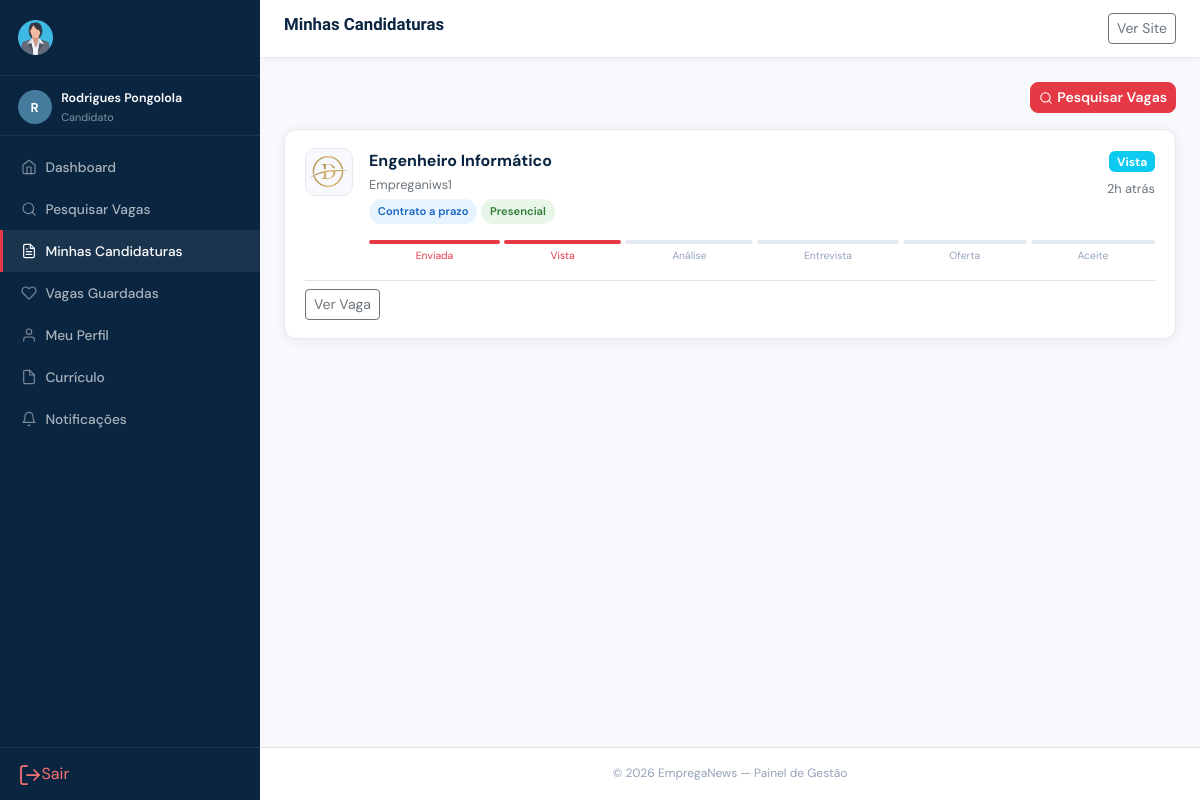
Screenshot of /candidato/candidaturas.php (signed in) with the database file from the repository.
### tables this page shows
CREATE TABLE `candidaturas` (
  `id` int(11) NOT NULL,
  `vaga_id` int(11) NOT NULL,
  `candidato_id` int(11) NOT NULL,
  `carta_apresentacao` text DEFAULT NULL,
  `cv_ficheiro` varchar(255) DEFAULT NULL COMMENT 'CV específico para esta candidatura',
  `estado` enum('enviada','vista','em_analise','entrevista','oferta','aceite','rejeitada','retirada') DEFAULT 'enviada',
  `nota_empresa` text DEFAULT NULL COMMENT 'Nota interna da empresa',
  `nota_admin` text DEFAULT NULL,
  `data_candidatura` timestamp NOT NULL DEFAULT current_timestamp(),
  `data_atualizacao` timestamp NOT NULL DEFAULT current_timestamp() ON UPDATE current_timestamp(),
  `notificado` tinyint(1) DEFAULT 0
);

CREATE TABLE `empresas` (
  `id` int(11) NOT NULL,
  `utilizador_id` int(11) NOT NULL,
  `nome` varchar(200) NOT NULL,
  `slug` varchar(220) NOT NULL,
  `logo` varchar(255) DEFAULT NULL,
  `nif` varchar(30) DEFAULT NULL,
  `website` varchar(200) DEFAULT NULL,
  `telefone` varchar(30) DEFAULT NULL,
  `email_contato` varchar(150) DEFAULT NULL,
  `provincia_id` int(11) DEFAULT NULL,
  `morada` text DEFAULT NULL,
  `setor` varchar(100) DEFAULT NULL,
  `dimensao` enum('startup','pequena','media','grande','multinacional') DEFAULT 'media',
  `ano_fundacao` year(4) DEFAULT NULL,
  `sobre` text DEFAULT NULL,
  `estado` enum('pendente','aprovada','suspensa','rejeitada') DEFAULT 'pendente',
  `verificada` tinyint(1) DEFAULT 0 COMMENT 'Selo verificado pelo admin',
  `total_vagas_publicadas` int(11) DEFAULT 0,
  `criado_em` timestamp NOT NULL DEFAULT current_timestamp(),
  `atualizado_em` timestamp NOT NULL DEFAULT current_timestamp() ON UPDATE current_timestamp()
);

CREATE TABLE `vagas` (
  `id` int(11) NOT NULL,
  `empresa_id` int(11) NOT NULL,
  `titulo` varchar(200) NOT NULL,
  `slug` varchar(220) NOT NULL,
  `categoria_id` int(11) DEFAULT NULL,
  `provincia_id` int(11) DEFAULT NULL,
  `tipo_contrato` enum('efectivo','contrato','part_time','freelance','estagio','voluntario') DEFAULT 'efectivo',
  `modalidade` enum('presencial','remoto','hibrido') DEFAULT 'presencial',
  `nivel_experiencia` enum('sem_experiencia','junior','medio','senior','diretor') DEFAULT 'medio',
  `nivel_escolaridade` enum('basico','medio','bacharelato','licenciatura','mestrado','doutoramento','indiferente') DEFAULT 'licenciatura',
  `descricao` longtext NOT NULL,
  `requisitos` text DEFAULT NULL,
  `beneficios` text DEFAULT NULL,
  `salario_min` decimal(12,2) DEFAULT NULL,
  `salario_max` decimal(12,2) DEFAULT NULL,
  `moeda_salario` varchar(10) DEFAULT 'AOA',
  `salario_negociavel` tinyint(1) DEFAULT 0,
  `salario_visivel` tinyint(1) DEFAULT 1,
  `vagas_disponiveis` int(11) DEFAULT 1,
  `data_publicacao` date DEFAULT curdate(),
  `data_encerramento` date DEFAULT NULL,
  `estado` enum('rascunho','pendente','publicada','encerrada','arquivada') DEFAULT 'pendente',
  `destaque` tinyint(1) DEFAULT 0,
  `total_candidaturas` int(11) DEFAULT 0,
  `total_visualizacoes` int(11) DEFAULT 0,
  `criado_em` timestamp NOT NULL DEFAULT current_timestamp(),
  `atualizado_em` timestamp NOT NULL DEFAULT current_timestamp() ON UPDATE current_timestamp()
);

### includes/config.php (called while the page is built, shortened)
<?php
class DB {
    private static ?PDO $c = null;
    public static function conn(): PDO {
        if (!self::$c) {
            try {
                self::$c = new PDO(
                    "mysql:host=".DB_HOST.";dbname=".DB_NAME.";charset=utf8mb4",
                    DB_USER, DB_PASS,
                    [PDO::ATTR_ERRMODE            => PDO::ERRMODE_EXCEPTION,
                     PDO::ATTR_DEFAULT_FETCH_MODE => PDO::FETCH_ASSOC,
                     PDO::ATTR_EMULATE_PREPARES   => false]
                );
            } catch (PDOException $e) {
                die('
<!DOCTYPE html><html><head><meta charset="UTF-8">
<title>Erro de Ligação</title>
<style>body{font-family:sans-serif;padding:3rem;color:#c00;background:#fff8f8;}
h2{color:#c00;}code{background:#fee;padding:.2rem .4rem;border-radius:4px;}</style>
</head><body>
<h2>⚠ Erro de Ligação à Base de Dados</h2>
<p>Não foi possível ligar ao MySQL. Verifique as configurações em <code>includes/config.php</code>:</p>
<ul>
  <li>DB_HOST: <code>' . DB_HOST . '</code></li>
  <li>DB_NAME: <code>' . DB_NAME . '</code></li>
  <li>DB_USER: <code>' . DB_USER . '</code></li>
</ul>
<p>Mensagem do servidor: <code>' . htmlspecialchars($e->getMessage()) . '</code></p>
<p>Certifique-se de que correu o ficheiro <code>database.sql</code> para criar a base de dados.</p>
</body></html>');
            }
        }
        return self::$c;
    }
    public static function q(string $sql, array $p=[]): PDOStatement { $s=self::conn()->prepare($sql); $s->execute($p); return $s; }
    public static function row(string $sql, array $p=[]): ?array     { return self::q($sql,$p)->fetch()?:null; }
    public static function all(string $sql, array $p=[]): array      { return self::q($sql,$p)->fetchAll(); }
}
function h(mixed $s): string { return htmlspecialchars((string)$s, ENT_QUOTES, 'UTF-8'); }
function url(string $caminho = ''): string {
    return BASE_URL . ltrim($caminho, '/');
}
function tempo(string $data): string {
    $diff = time() - strtotime($data);
    if ($diff < 86400)  return floor($diff/3600).'h atrás';
    return date('d/m/Y', strtotime($data));
}
function loggedIn(): bool { return !empty($_SESSION['uid']); }
function meCandidato(): ?array {
    return DB::row(
        "SELECT c.*, u.nome, u.email FROM candidatos c
         JOIN utilizadores u ON u.id=c.utilizador_id
         WHERE c.utilizador_id=?", [$_SESSION['uid']]
    );
}
function labelContrato(string $v): string {
    return match($v) {
        'efectivo'  => 'Efectivo',   'contrato'   => 'Contrato a prazo',
        'part_time' => 'Part-time',  'freelance'  => 'Freelance',
        'estagio'   => 'Estágio',    'voluntario' => 'Voluntariado',
        default     => ucfirst($v)
    };
}
function labelModalidade(string $v): string {
    return match($v) { 'presencial'=>'Presencial','remoto'=>'Remoto','hibrido'=>'Híbrido', default=>$v };
}
function estadoCandidaturaLabel(string $e): array {
    return match($e) {
        'enviada'    => ['Enviada',     'secondary'],
        'vista'      => ['Vista',       'info'],
        'em_analise' => ['Em análise',  'warning'],
        'entrevista' => ['Entrevista',  'primary'],
        'oferta'     => ['Oferta',      'success'],
        'aceite'     => ['Aceite',      'success'],
        'rejeitada'  => ['Rejeitada',   'danger'],
        'retirada'   => ['Retirada',    'secondary'],
        default      => [$e,            'secondary'],
    };
}

### candidato/candidaturas.php (the view, shortened to what this page needs)
<?php
require_once '../includes/config.php';
$cfg=allCfg(); $cand=meCandidato();
$cands=DB::all("SELECT c.*,v.titulo,v.tipo_contrato,v.modalidade,v.estado as vest,e.nome as en,e.logo as el FROM candidaturas c JOIN vagas v ON v.id=c.vaga_id JOIN empresas e ON e.id=v.empresa_id WHERE c.candidato_id=? ORDER BY c.data_candidatura DESC",[$cand['id']]);
$passos=['enviada','vista','em_analise','entrevista','oferta','aceite'];
$labels_p=['enviada'=>'Enviada','vista'=>'Vista','em_analise'=>'Análise','entrevista'=>'Entrevista','oferta'=>'Oferta','aceite'=>'Aceite'];
require_once '../includes/header_painel.php';
?>
<div class="d-flex justify-content-end mb-3">
  <a href="<?= url('index.php') ?>" class="btn btn-sm btn-ace"><i data-feather="search" style="width:14px;height:14px;" class="me-1"></i>Pesquisar Vagas</a>
</div>
<?php if(empty($cands)): ?>
<div class="text-center py-5">
  <div style="font-size:3rem;margin-bottom:.75rem;">📋</div>
  <h5>Ainda não te candidataste a nenhuma vaga</h5>
  <p style="color:#6c757d;">Pesquisa vagas e candita-te para acompanhar o progresso aqui.</p>
  <a href="<?= url('index.php') ?>" class="btn btn-ace mt-2">Pesquisar Vagas</a>
</div>
<?php else: ?>
<div class="d-flex flex-column gap-3">
  <?php foreach($cands as $c): [$lbl,$cls]=estadoCandidaturaLabel($c['estado']); ?>
  <div class="p-card">
    <div class="p-card-body">
      <div class="d-flex align-items-start gap-3 flex-wrap">
        <?php if($c['el']): ?>
          <img src="<?= url('uploads/logos/'.h($c['el'])) ?>" style="width:48px;height:48px;border-radius:10px;object-fit:contain;background:#f8f9fc;padding:4px;border:1px solid #e4e9f0;flex-shrink:0;">
        <?php else: ?>
          <div style="width:48px;height:48px;border-radius:10px;background:var(--pri);display:flex;align-items:center;justify-content:center;color:#fff;font-weight:700;flex-shrink:0;"><?= mb_strtoupper(mb_substr($c['en'],0,1)) ?></div>
        <?php endif; ?>
        <div class="flex-grow-1 min-w-0">
          <div class="d-flex justify-content-between align-items-start flex-wrap gap-2 mb-1">
            <div>
              <div class="fw-bold" style="color:var(--pri);"><?= h($c['titulo']) ?></div>
              <div class="text-muted-sm"><?= h($c['en']) ?></div>
              <div class="d-flex gap-1 mt-1 flex-wrap">
                <span class="badge-contrato" style="font-size:.7rem;"><?= labelContrato($c['tipo_contrato']) ?></span>
                <span class="badge-modalidade" style="font-size:.7rem;"><?= labelModalidade($c['modalidade']) ?></span>
              </div>
            </div>
            <div class="text-end">
              <span class="badge bg-<?= $cls ?>"><?= $lbl ?></span>
              <div class="text-muted-sm mt-1"><?= tempo($c['data_candidatura']) ?></div>
            </div>
          </div>
          <?php if($c['estado'] !== 'rejeitada' && $c['estado'] !== 'retirada'): ?>
          <div class="mt-3">
            <div class="d-flex gap-1" style="font-size:.65rem;">
              <?php $idx=array_search($c['estado'],$passos); foreach($passos as $i=>$p): $ativo=$idx!==false&&$i<=$idx; ?>
              <div class="flex-fill text-center" style="min-width:0;">
                <div style="height:4px;border-radius:2px;background:<?= $ativo?'var(--ace)':'#e4e9f0' ?>;margin-bottom:3px;"></div>
                <span style="color:<?= $ativo?'var(--ace)':'#94a3b8' ?>;white-space:nowrap;overflow:hidden;text-overflow:ellipsis;display:block;"><?= $labels_p[$p] ?></span>
              </div>
              <?php endforeach; ?>
            </div>
          </div>
          <?php elseif($c['estado']==='rejeitada'): ?>
          <div class="mt-2 px-2 py-1 rounded" style="background:#ffebee;font-size:.8rem;color:#c62828;display:inline-block;">✗ Candidatura não seleccionada</div>
          <?php endif; ?>
        </div>
      </div>
      <div class="d-flex justify-content-between align-items-center mt-3 pt-2 border-top flex-wrap gap-2">
        <a href="<?= url('vaga.php?id='.$c['vaga_id']) ?>" class="btn btn-sm btn-outline-secondary">Ver Vaga</a>
      </div>
    </div>
  </div>
  <?php endforeach; ?>
</div>
<?php endif; ?>
<?php require_once '../includes/footer_painel.php'; ?>

### assets/css/style.css (style rules this page uses)
:root { --pri: #0a2540; --sec: #457b9d; --ace: #e63946; --ace2: #c1121f; --ok: #2d6a4f; --warn: #e9c46a; --bg: #f8f9fc; --bg2: #ffffff; --border: #e4e9f0; --text: #1a1f2e; --muted: #6c757d; --radius: 12px; --radius-sm: 8px; --shadow: 0 2px 12px rgba(10,37,64,.07); --shadow-md: 0 4px 24px rgba(10,37,64,.11); --shadow-lg: 0 8px 40px rgba(10,37,64,.15); --font: 'DM Sans', sans-serif; --font-display: 'Clash Display', 'DM Sans', sans-serif; --trans: .2s ease; }
*,*::before,*::after { box-sizing:border-box;margin:0;padding:0; }
html { font-size:16px;scroll-behavior:smooth; }
body { font-family:var(--font);background:var(--bg);color:var(--text);line-height:1.65;overflow-x:hidden; }
img { max-width:100%;height:auto;display:block; }
a { color:var(--sec);text-decoration:none;transition:color var(--trans); }
.badge-contrato,.badge-modalidade,.badge-experiencia,.badge-destaque { font-size:.72rem;font-weight:600;padding:.2rem .55rem; border-radius:999px;white-space:nowrap; }
.badge-contrato { background:#e8f4fd;color:#1565c0; }
.badge-modalidade { background:#e8f5e9;color:#2e7d32; }
.p-card { background:#fff;border:1px solid var(--border);border-radius:var(--radius);box-shadow:var(--shadow); }
.p-card-body { padding:1.1rem 1.25rem; }
.btn-ace { background:var(--ace);border-color:var(--ace);color:#fff;font-weight:600;border-radius:var(--radius-sm); }
.text-muted-sm { color:var(--muted);font-size:.8rem; }

### rows the page displays
candidaturas: empresas.logo (picture), vaga.titulo "Engenheiro Informático", empresas.nome "Empreganiws1", vaga.tipo_contrato "Contrato a prazo", vaga.modalidade "Presencial", lbl "Vista", data_candidatura "2h atrás", estado "vista" (drawn), p "Enviada", p "Vista", p "Análise", p "Entrevista", p "Oferta", p "Aceite"

### other values shown
mb_strtoupper(mb_substr($nome_u,0,1)) "R"
$nome_u "Rodrigues Pongolola"
$tipo_u "Candidato"
$label "Dashboard"
$label "Pesquisar Vagas"
$label "Minhas Candidaturas"
$label "Vagas Guardadas"
$label "Meu Perfil"
$label "Currículo"
$label "Notificações"
$titulo_pag "Minhas Candidaturas"
$cfg['site_nome'] "EmpregaNews"
